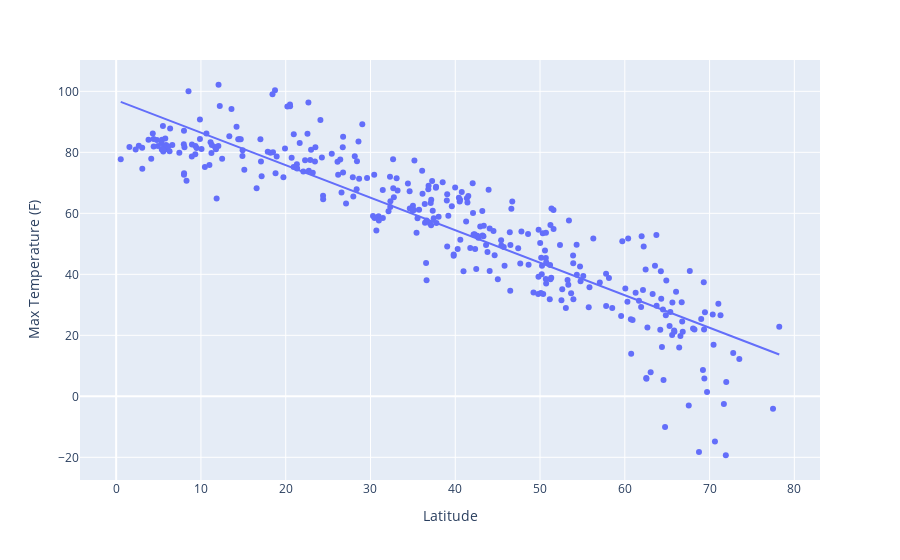

Notebook source saved alongside this figure:
### Markdown cell above
- Max temperature vs Latitude
    - This chart demonstrates global temperature trends. It succinctly illustrates that temperatures
  greatly decrease as you move closer to the poles.
- Humidity vs Latitude
    - This chart analyzes trends in humidity as you move closer to the poles. There is no trend.
- Wind speed vs Latitude
    - I find this graph the most interesting. It demonstrates the chaoticness of weather at the poles,
  which are well known to be volatile regions regarding wind flow due to their [unique properties](https://nsidc.org/cryosphere/arctic-meteorology/weather_climate_patterns.html).
- Clouds vs Latitude
    - Again, another uninteresting chart that is essentially random.

### Code cell
# if only :)
# import plotly.express as px
#
# fig = px.scatter(
#         df_north,
#         x='Latitude',
#         y=ys[0],
#         trendline='ols'
# )
# fig.show()
#
# reg = px.get_trendline_results(fig)
# reg.query().px_fit_results.iloc[0].summary()

# def scatter_trend(df, name=None, x='Latitude', y=None, hue_by=None):

#     fig = px.scatter(
#             df,
#             x=x,
#             y=y,
#             trendline='ols',
#             color=hue_by
#     )
#
#     plt.savefig(f'{name}.png')
#     plt.show()
#     plt.close()
#     return

# fig = scatter_trend(df_north, name='north', y='Max Temperature (F)')
# plt.show()

### Figure 1 — Plotly figure (JSON) as saved in the notebook; plotly's stock layout.template omitted (floating-point values rounded to 4 significant figures; data arrays with more than 128 entries replaced by an {"elided": "..."} marker saying what was removed)
{"data": [{"hovertemplate": "Latitude=%{x}<br>Max Temperature (F)=%{y}<extra></extra>", "legendgroup": "", "marker": {"color": "#636efa", "symbol": "circle"}, "mode": "markers", "name": "", "orientation": "v", "showlegend": false, "type": "scatter", "x": {"elided": "341 float values"}, "xaxis": "x", "y": {"elided": "341 float values"}, "yaxis": "y"}, {"hovertemplate": "<b>OLS trendline</b><br>Max Temperature (F) = -1.06591 * Latitude + 97.1043<br>R<sup>2</sup>=0.805790<br><br>Latitude=%{x}<br>Max Temperature (F)=%{y} <b>(trend)</b><extra></extra>", "legendgroup": "", "marker": {"color": "#636efa", "symbol": "circle"}, "mode": "lines", "name": "", "showlegend": false, "type": "scatter", "x": {"elided": "341 float values"}, "xaxis": "x", "y": {"elided": "341 float values"}, "yaxis": "y"}], "layout": {"legend": {"tracegroupgap": 0}, "margin": {"t": 60}, "xaxis": {"anchor": "y", "domain": [0.0, 1.0], "title": {"text": "Latitude"}}, "yaxis": {"anchor": "x", "domain": [0.0, 1.0], "title": {"text": "Max Temperature (F)"}}}}
